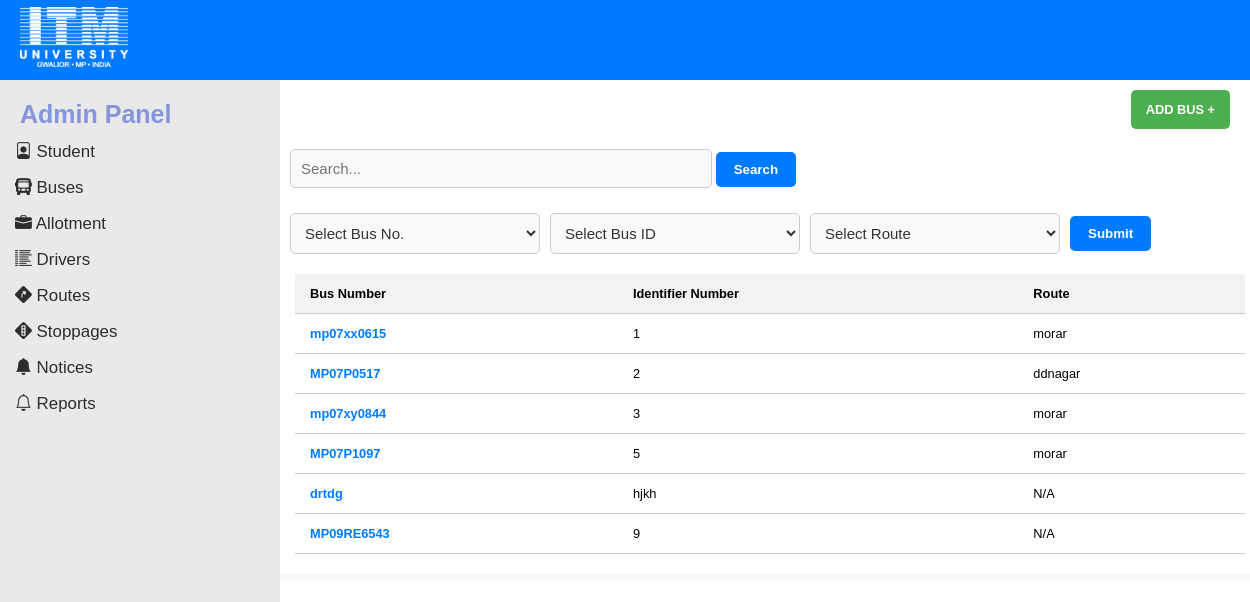
/buses/, run on the app's committed database.
### bus_app/models.py (models this page shows, shortened)
class Bus(models.Model):
    number = models.CharField(max_length=10, unique=True)  # Example: MP07VV467
    identifier_number = models.CharField(max_length=10, unique=True, null=True, blank=True)
    pollution_paid = models.BooleanField(default=False)
    pollution_issue_date = models.DateField(null=True, blank=True)
    pollution_valid_upto = models.DateField(null=True, blank=True)
    insurance_paid = models.BooleanField(default=False)
    insurance_issue_date = models.DateField(null=True, blank=True)
    insurance_valid_upto = models.DateField(null=True, blank=True)
    tax_paid = models.BooleanField(default=False)
    tax_issue_date = models.DateField(null=True, blank=True)
    tax_valid_upto = models.DateField(null=True, blank=True)
    permit = models.BooleanField(default=False)
    permit_issue_date = models.DateField(null=True, blank=True)
    permit_valid_upto = models.DateField(null=True, blank=True)

class Route(models.Model):
    name = models.CharField(max_length=100, unique=True)

### bus_app/views.py (the view)
# urls.py: path('buses/', views.bus_list, name='bus_list'),
def bus_list(request):
    buses = Bus.objects.all()
    bus_numbers = Bus.objects.values_list('number', flat=True).distinct()
    identifiers = Bus.objects.values_list('identifier_number', flat=True).distinct()
    routes = Route.objects.values_list('name', flat=True).distinct()
    number_filter = request.GET.get('bus_no')
    identifier_filter = request.GET.get('bus_id')
    route_filter = request.GET.get('route')
    search_query = request.GET.get('search')
    if number_filter:
        buses = buses.filter(number=number_filter)
    if identifier_filter:
        buses = buses.filter(identifier_number=identifier_filter)
    if route_filter:
        buses = buses.filter(allotments__route__name=route_filter)
    if search_query:
        buses = buses.filter(
            Q(number__icontains=search_query) |
            Q(identifier_number__icontains=search_query) |
            Q(allotments__route__name__icontains=search_query)
        ).distinct()
    bus_data = []
    for bus in buses:
        allotment = bus.allotments.select_related('route').first()
        route_name = allotment.route.name if allotment and allotment.route else "N/A"
        bus_data.append({
            'number': bus.number,
            'identifier_number': bus.identifier_number,
            'route': route_name,
        })
    context = {
        'buses': bus_data,
        'bus_numbers': bus_numbers,
        'identifiers': identifiers,
        'routes': routes,
    }
    return render(request, 'bus_list.html', context)

### bus_app/templates/bus_list.html (shortened to what this page needs)
{% extends "layout.html" %}
{% load static %}
{% block extra_css %}
  <link rel="stylesheet" href="{% static 'css/bus_list.css' %}">
  <link href="https://cdn.jsdelivr.net/npm/select2@4.1.0-rc.0/dist/css/select2.min.css" rel="stylesheet" />
{% endblock %}
{% block content %}
  <div class="top-bar">
    <a href="{% url 'add_bus' %}" class="add-btn">ADD BUS +</a>
  </div>
  <form method="get" class="filter-form" style="flex-direction: column; align-items: flex-start;  margin-top: 0px;">
    <div style="width: 100%;">
      <input type="text" name="search"
             placeholder="Search..."
             value="{{ request.GET.search }}"
             class="styled-select"
             style="width: 100%; max-width: 400px; margin-bottom: 15px;" />
             <button type="submit" class="submit-btn">Search</button>
    </div>
    <div style="display: flex; flex-wrap: wrap; gap: 10px; align-items: center;">
      <select name="bus_no" class="styled-select searchable">
        <option value="">Select Bus No.</option>
      </select>
      <select name="bus_id" class="styled-select searchable">
        <option value="">Select Bus ID</option>
      </select>
      <select name="route" class="styled-select searchable">
        <option value="">Select Route</option>
      </select>
      <button type="submit" class="submit-btn">Submit</button>
    </div>
  </form>
  {% if buses %}
    <table>
      <thead>
        <tr>
          <th>Bus Number</th>
          <th>Identifier Number</th>
          <th>Route</th>
        </tr>
      </thead>
      <tbody>
        {% for bus in buses %}
          <tr>
            <td><a href="{% url 'bus_detail' bus.number %}">{{ bus.number }}</a></td>
            <td>{{ bus.identifier_number }}</td>
            <td>{{ bus.route }}</td>
          </tr>
        {% endfor %}
      </tbody>
    </table>
  {% else %}
    <p class="no-data">No buses found.</p>
  {% endif %}
{% endblock %}

### static/css/style.css (style rules this page uses)
body.layout-template { font-family: 'arial', sans-serif; margin: 0; font-size: 13px; }

### static/css/bus_list.css (style rules this page uses)
.filter-form { display: flex; flex-wrap: wrap; gap: 10px; margin-bottom: 20px; padding: 0 20px; }
.top-bar { display: flex; justify-content: flex-end; margin-top: 20px; margin-right: 20px; margin-bottom: 20px; }
.add-btn { background-color: #4CAF50; color: white; padding: 12px 15px; text-decoration: none; font-size: .8rem; font-weight: bold; border-radius: 5px; margin-right: 20px; margin-top: 50px; }
.submit-btn { background-color: #007BFF; color: white; border: none; padding: 10px 18px; border-radius: 5px; cursor: pointer; font-weight: bold; }
.styled-select { width: 250px; padding: 10px; font-size: 15px; border: 1px solid #ccc; border-radius: 5px; background-color: #f8f9fa; color: #333; }
table { width: 95%; margin: 0 auto; border-collapse: collapse; font-family: Arial, sans-serif; font-size: .8rem; }
th, td { padding: 12px 15px; text-align: left; border-bottom: 1px solid #ccc; }
th { background-color: #f2f2f2; font-weight: bold; }
td a { color: #007BFF; text-decoration: none; font-weight: bold; }

### data on the page
Bus: number "mp07xx0615"
Route: route "morar" "morar" "morar"
Bus: number "MP07P0517"
Route: route "ddnagar"
Bus: number "mp07xy0844"
Bus: number "MP07P1097"
Bus: number "drtdg", identifier_number "hjkh"
Bus: number "MP09RE6543"

### other printed values
{{ bus.identifier_number }} "1" "2" "3" "5" "9"
{{ bus.route }} "N/A" "N/A"
